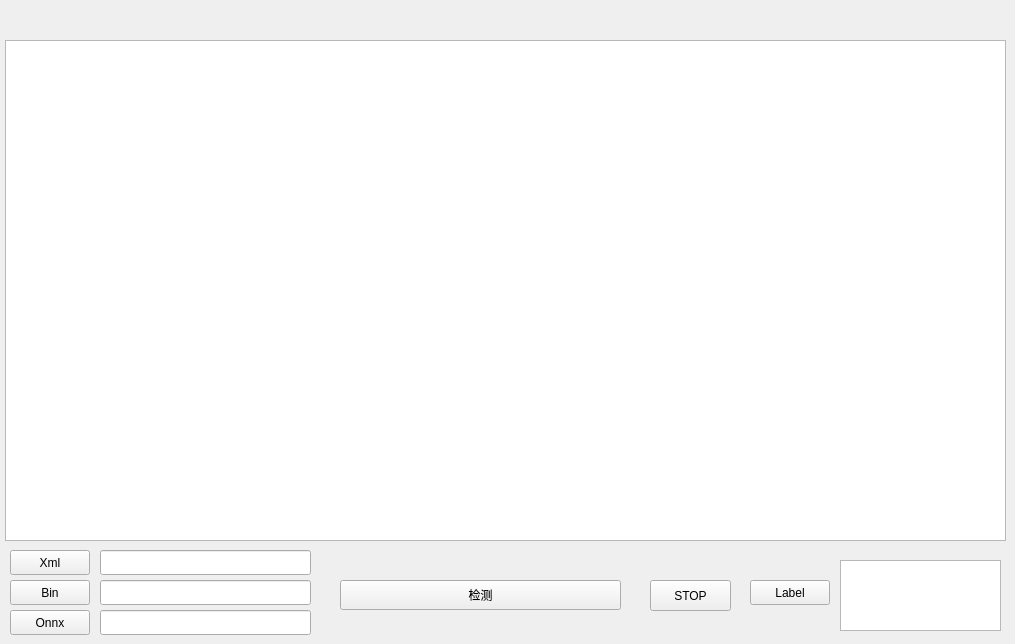
      <widget class="QWidget" name="page_46">
       <widget class="MyQGraphicsView" name="graphicsView_46">
        <property name="geometry">
         <rect>
          <x>5</x>
          <y>40</y>
          <width>1001</width>
          <height>501</height>
         </rect>
        </property>
       </widget>
       <widget class="QPushButton" name="pb_gnAI_46">
        <property name="geometry">
         <rect>
          <x>340</x>
          <y>580</y>
          <width>281</width>
          <height>30</height>
         </rect>
        </property>
        <property name="text">
         <string>检测</string>
        </property>
       </widget>
       <widget class="QPushButton" name="pushButton_gn46_pause">
        <property name="geometry">
         <rect>
          <x>650</x>
          <y>580</y>
          <width>81</width>
          <height>31</height>
         </rect>
        </property>
        <property name="text">
         <string>STOP</string>
        </property>
       </widget>
       <widget class="QPushButton" name="pushButton_xml_2">
        <property name="geometry">
         <rect>
          <x>10</x>
          <y>550</y>
          <width>80</width>
          <height>25</height>
         </rect>
        </property>
        <property name="text">
         <string>Xml</string>
        </property>
       </widget>
       <widget class="QPushButton" name="pushButton_label_2">
        <property name="geometry">
         <rect>
          <x>750</x>
          <y>580</y>
          <width>80</width>
          <height>25</height>
         </rect>
        </property>
        <property name="text">
         <string>Label</string>
        </property>
       </widget>
       <widget class="QLineEdit" name="xml_lineEdit_2">
        <property name="geometry">
         <rect>
          <x>100</x>
          <y>550</y>
          <width>211</width>
          <height>25</height>
         </rect>
        </property>
       </widget>
       <widget class="QTextEdit" name="label_textEdit_2">
        <property name="geometry">
         <rect>
          <x>840</x>
          <y>560</y>
          <width>161</width>
          <height>71</height>
         </rect>
        </property>
       </widget>
       <widget class="QLineEdit" name="bin_lineEdit_2">
        <property name="geometry">
         <rect>
          <x>100</x>
          <y>580</y>
          <width>211</width>
          <height>25</height>
         </rect>
        </property>
       </widget>
       <widget class="QPushButton" name="pushButton_bin_2">
        <property name="geometry">
         <rect>
          <x>10</x>
          <y>580</y>
          <width>80</width>
          <height>25</height>
         </rect>
        </property>
        <property name="text">
         <string>Bin</string>
        </property>
       </widget>
       <widget class="QPushButton" name="pushButton_bin_3">
        <property name="geometry">
         <rect>
          <x>10</x>
          <y>610</y>
          <width>80</width>
          <height>25</height>
         </rect>
        </property>
        <property name="text">
         <string>Onnx</string>
        </property>
       </widget>
       <widget class="QLineEdit" name="bin_lineEdit_3">
        <property name="geometry">
         <rect>
          <x>100</x>
          <y>610</y>
          <width>211</width>
          <height>25</height>
         </rect>
        </property>
       </widget>
      </widget>
